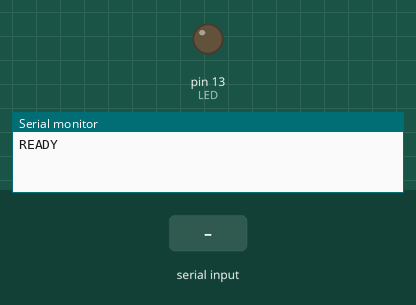
The sketch below on a simulated Arduino Mega 2560, built with avr-gcc and run on an emulated ATmega2560. Shown: output pins drawn as LEDs (lit = HIGH), the last lines printed to the serial monitor. The test bench sets the inputs (shaded band). Pins used as bus, display or sensor lines are not drawn.

Above: at 1.2 s.
1.3 s: "A" received over Serial
At 1.6 s:
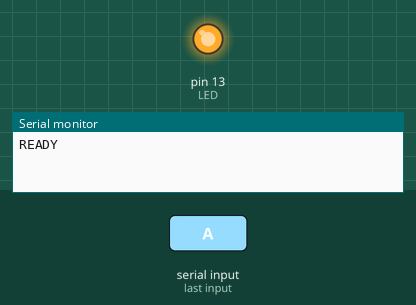
3.7 s: "B" received over Serial
At 5.6 s:
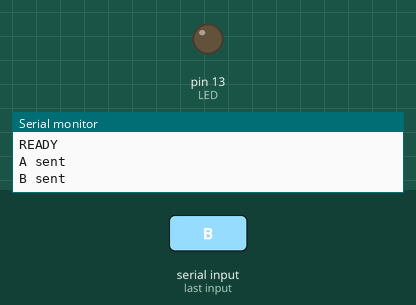
6.1 s: "C" received over Serial
At 6.4 s:
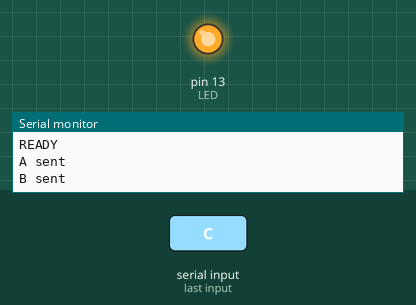
Timing chart, 0 to 9.1 s (numbered marks = the images above; inputs shaded):
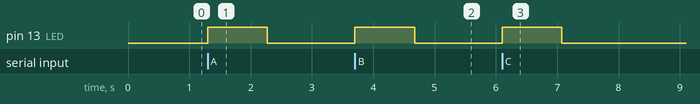

Measured:
- after the input at 1.3 s, pin 13 (LED): LOW → HIGH at once, → LOW 0.97 s later
- after the input at 3.7 s, pin 13 (LED): LOW → HIGH at once, → LOW 0.97 s later
- after the input at 6.1 s, pin 13 (LED): LOW → HIGH at once, → LOW 0.97 s later

The sketch:

livolo_vl-rmt02.ino
```cpp
/*
 * (c) 2019 Wojciech Cybowski
 * https://github.com/wcyb/livolo_vl-rmt02
 */
#define TXPIN 52//you change this pin to suit your needs
#define LED 13

const uint8_t btnA[3] = {0xD7, 0x17, 0x0F};//data to send for each of the buttons
const uint8_t btnB[3] = {0xD7, 0x17, 0x07};
const uint8_t btnC[3] = {0xD7, 0x17, 0x0B};
const uint8_t btnD[3] = {0xD7, 0x17, 0x33};

void sendByte(const uint8_t& byteToSend, const bool& start = false, const bool& repStart = false);
void sendCommand(const uint8_t dataArray[]);

void setup() {
  pinMode(TXPIN, OUTPUT);
  pinMode(LED, OUTPUT);
  digitalWrite(TXPIN, LOW);
  digitalWrite(LED, LOW);
  Serial.begin(115200);
  Serial.println(F("READY"));
}

void loop() {
  if (Serial.available())
  {
    switch (Serial.read())
    {
      case 'A':
        digitalWrite(LED, HIGH);
        sendCommand(btnA);
        Serial.println(F("A sent"));
        break;

      case 'B':
        digitalWrite(LED, HIGH);
        sendCommand(btnB);
        Serial.println(F("B sent"));
        break;

      case 'C':
        digitalWrite(LED, HIGH);
        sendCommand(btnC);
        Serial.println(F("C sent"));
        break;

      case 'D':
        digitalWrite(LED, HIGH);
        sendCommand(btnD);
        Serial.println(F("D sent"));
        break;
    }
    digitalWrite(LED, LOW);
  }
}

void sendByte(const uint8_t& byteToSend, const bool& start = false, const bool& repStart = false)
{
  bool clk = false;//clock

  if (repStart)//adjust rep start time to get 0,5ms pulse length
  {
    digitalWrite(TXPIN, HIGH);
    delayMicroseconds(190);
  }
  else if (start)//first bit in the first byte of command is longer than normal - it is about 0,5ms pulse
  {
    digitalWrite(TXPIN, HIGH);
    delayMicroseconds(350);
  }

  for (int16_t i = 1; i <= 128; i <<= 1)//apply Manchester encoding to data
  {
    for (uint8_t j = 0; j < 2; j++)
    {
      clk = !clk;
      if (static_cast<bool>(i & byteToSend) ^ clk) digitalWrite(TXPIN, LOW);
      else digitalWrite(TXPIN, HIGH);
      delayMicroseconds(150);//wait to get correct bit rate - about 3300
    }
  }
}

void sendCommand(const uint8_t dataArray[])
{
  for (uint8_t rep = 0; rep < 128; rep++)//repeat data 128 times
  {
    for (uint8_t i = 0; i < 3; i++)
    {
      sendByte(dataArray[i], (i == 0) ? true : false, (i == 0 && rep > 0) ? true : false);//set start to true if the first byte of packet is sent and set repStart to true if it is any next packet
    }
  }
  digitalWrite(TXPIN, LOW);//make sure than TX pin will be LOW after transmitting
}
```
